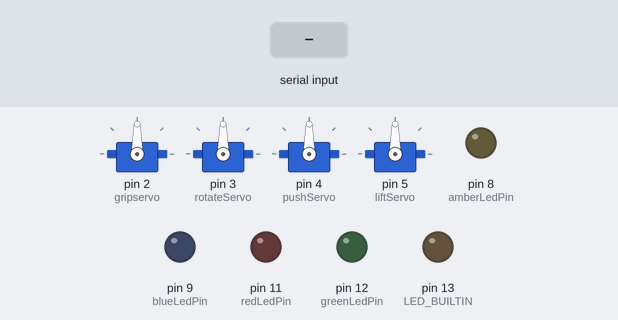
Simulated run of this sketch. Board: Arduino Uno, built with avr-gcc and run on an emulated ATmega328P. Parts: 4 × servo, output pins drawn as LEDs (lit = HIGH). The inputs (shaded band) are chosen by the test bench. What the sketch prints to the serial monitor is not drawn.

Above: at 1.2 s.
1.3 s: byte 2 (2) received over Serial
At 2.3 s:
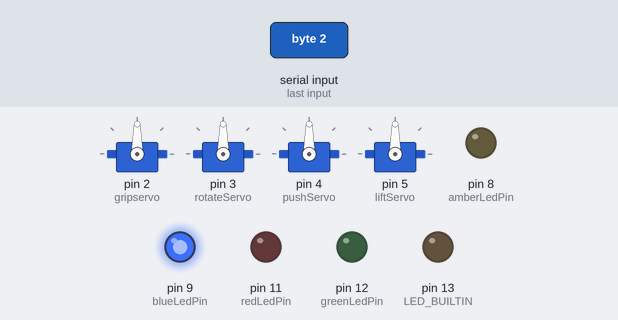
2.8 s: byte 3 (3) received over Serial
At 3.5 s:
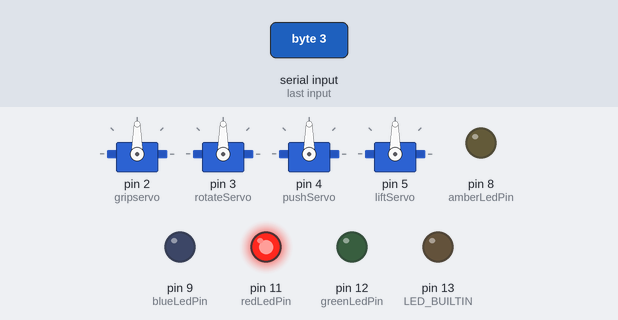
4.3 s: byte 4 (4) received over Serial
At 4.7 s:
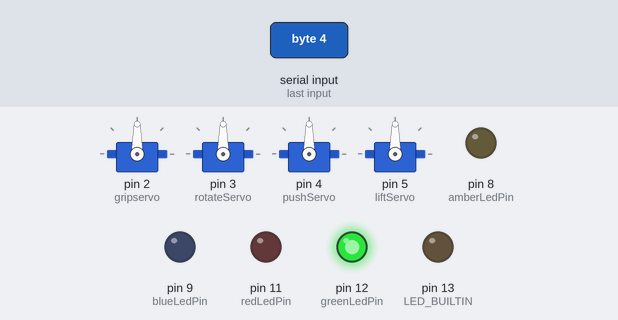
5.8 s: byte 5 (5) received over Serial
At 6.9 s:
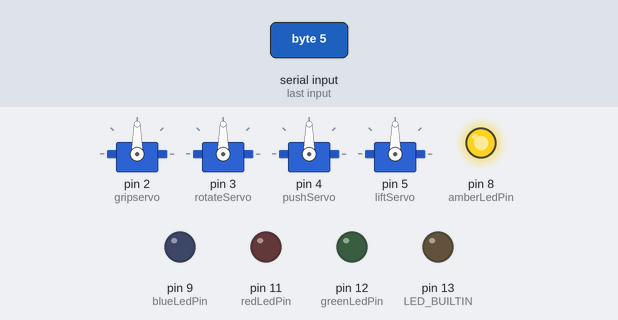
7.3 s: "1" received over Serial
At 8.1 s:
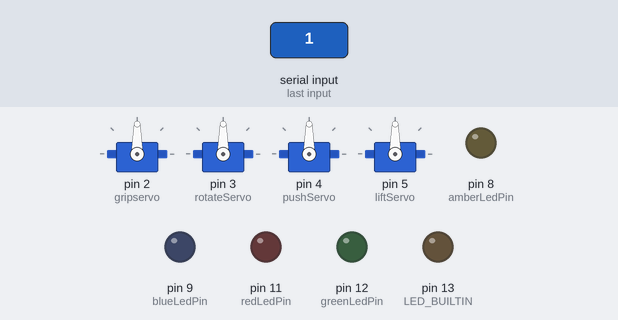
Timing chart, 0 to 9.8 s (numbered marks = the images above; inputs shaded):
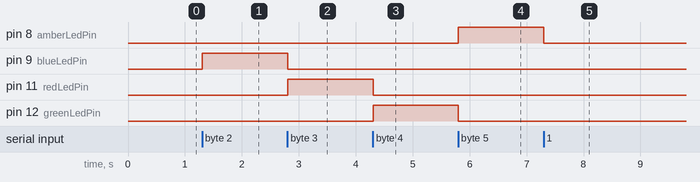

Measured:
- after the input at 1.3 s, pin 9 (blueLedPin): LOW → HIGH at once
- after the input at 2.8 s, pin 9 (blueLedPin): HIGH → LOW at once; pin 11 (redLedPin): LOW → HIGH at once
- after the input at 4.3 s, pin 11 (redLedPin): HIGH → LOW at once; pin 12 (greenLedPin): LOW → HIGH at once
- after the input at 5.8 s, pin 8 (amberLedPin): LOW → HIGH at once; pin 12 (greenLedPin): HIGH → LOW at once
- after the input at 7.3 s, pin 8 (amberLedPin): HIGH → LOW at once

The sketch:

arduino_colour_changing_leds.ino
```cpp
/*
   arduino-osc-blink

   Listens for serial messages and controls the
   the on-board LED according to the message.

   To be used with the Processing sketch
   processing_osc_to_arduino.pde

   Written by Becky Stewart 2022
*/
#include <Servo.h>

Servo gripservo;
Servo rotateServo;
Servo pushServo;
Servo liftServo;

const int redLedPin = 11;     // the number of the LED pin
const int greenLedPin = 12;   // the number of the LED pin
const int amberLedPin = 8;    // the number of the LED pin
const int blueLedPin = 9;

int closePos = 180;     // adjust this if your servo's "open" position is different
int openPos = 0;        // adjust this if your servo's "closed" position is different

// variable used for LED blink pattern
int colourCode;

void setup() {
  Serial.begin(9600);  // initialise the serial communication

  pinMode(LED_BUILTIN, OUTPUT);
  pinMode(redLedPin, OUTPUT);
  pinMode(greenLedPin, OUTPUT);
  pinMode(amberLedPin, OUTPUT);
  pinMode(blueLedPin, OUTPUT);

  gripservo.attach(2);      // Grip servo on pin 3
  rotateServo.attach(3);    // Rotation servo on pin 3
  pushServo.attach(4);
  liftServo.attach(5);
}

void loop() {
  // wait for a message to arrive
  if (Serial.available()) {
    // save the message when it arrives
    colourCode = Serial.read();
  }

 switch (colourCode) {
    case 1:
      digitalWrite(redLedPin, LOW);
      digitalWrite(greenLedPin, LOW);
      digitalWrite(amberLedPin, LOW);
      digitalWrite(blueLedPin, LOW);
      break;
    case 2:
      digitalWrite(redLedPin, LOW);
      digitalWrite(greenLedPin, LOW);
      digitalWrite(amberLedPin, LOW);
      digitalWrite(blueLedPin, HIGH);
      break;
    case 3:
      digitalWrite(redLedPin, HIGH);
      digitalWrite(greenLedPin, LOW);
      digitalWrite(amberLedPin, LOW);
      digitalWrite(blueLedPin, LOW);
      break;
    case 4:
      digitalWrite(redLedPin, LOW);
      digitalWrite(greenLedPin, HIGH);
      digitalWrite(amberLedPin, LOW);
      digitalWrite(blueLedPin, LOW);
      break;
    case 5:
      digitalWrite(redLedPin, LOW);
      digitalWrite(greenLedPin, LOW);
      digitalWrite(amberLedPin, HIGH);
      digitalWrite(blueLedPin, LOW);
      break;
    default:
      digitalWrite(redLedPin, LOW);
      digitalWrite(greenLedPin, LOW);
      digitalWrite(amberLedPin, LOW);
      digitalWrite(blueLedPin, LOW);
      break;
  }

Serial.println(colourCode);

}
```
